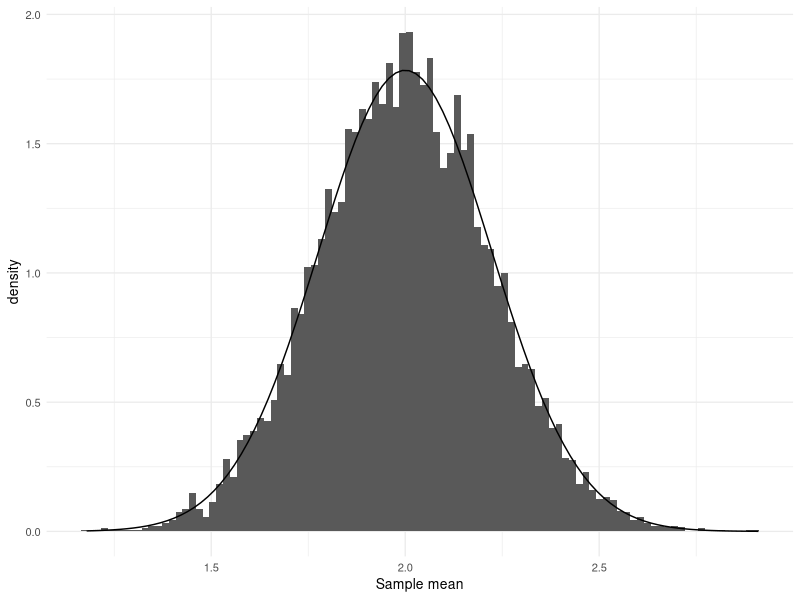
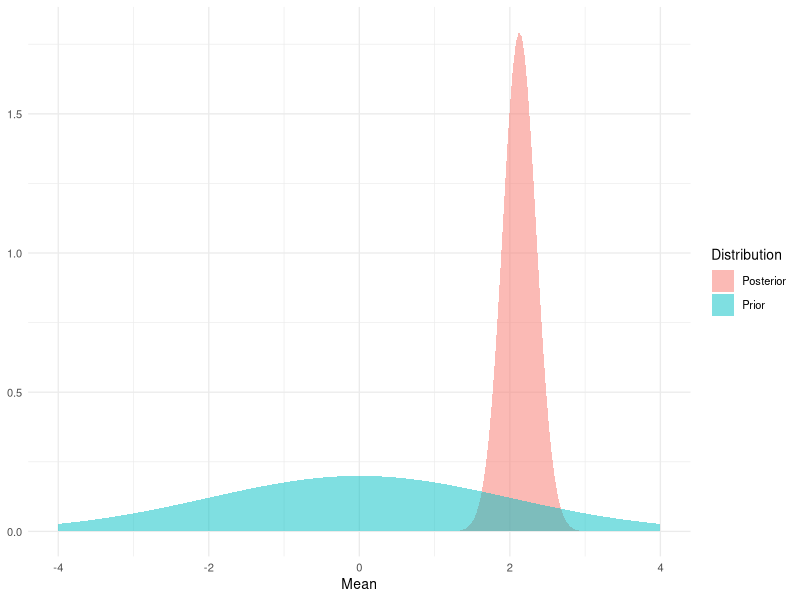

Generate these figures, in order, with R:
## ---- chunk 1

sigma = 1
n = 20
mu = 2

estimator_data <- tibble::tibble(
    `Sample mean` = rowMeans(matrix(rnorm(n = 10000 * n, mean = mu, sd = sqrt(sigma)), ncol = n))
)
ggplot2::ggplot(estimator_data, ggplot2::aes(x = `Sample mean`)) +
    ggplot2::geom_histogram(ggplot2::aes(y = ggplot2::after_stat(density)), bins = 100) +
    ggplot2::geom_function(fun = dnorm,args = list(mean = mu, sd = sqrt(sigma^2/n))) +
    ggplot2::theme_minimal(base_size = 10)
## ---- chunk 2
lambda = 2

data <- rnorm(n = n, mean = mu, sd = sigma)
posterior_variance = sigma^2 * lambda^2 / (n*lambda^2 + sigma^2)
posterior_mean = n*lambda^2*mean(data)/(n*lambda^2 + sigma^2)
prior = function(mu) dnorm(mu,0,lambda, log = FALSE)
posterior = function(mu) dnorm(mu,posterior_mean, sqrt(posterior_variance), log = FALSE)

plot_data = tibble::tibble(
  Mean = seq(-4,4,length.out = 201),
  Prior = prior(Mean), 
  Posterior = posterior(Mean)) |>
  tidyr::pivot_longer(
    cols = -Mean,
    names_to = "Distribution",
    values_to = "Density"
  )

ggplot2::ggplot(plot_data,ggplot2::aes(x = Mean, fill = Distribution)) +
    ggplot2::geom_ribbon(ggplot2::aes(ymin = 0*Mean, ymax = Density), alpha = 0.5) +
    ggplot2::theme_minimal(base_size = 10)
